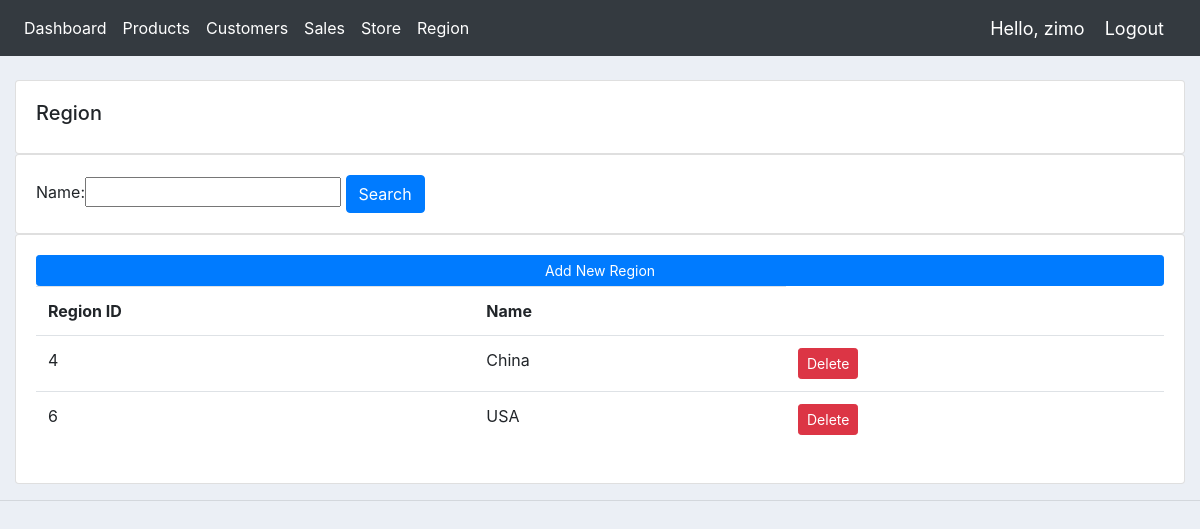
/regions/ (signed in), run on the app's committed database.
### accounts/models.py (models this page shows, shortened)
class Region(models.Model):
	name = models.CharField(max_length=200)

### accounts/decorators.py (the view)
		def wrapper_func(request, *args, **kwargs):
			group = None
			if request.user.groups.exists():
				group = request.user.groups.all()[0].name
			if group in allowed_roles:
				return view_func(request, *args, **kwargs)
			else:
				return render(request, "store/NotAuth.html")

### accounts/views.py (called while the page is built)
@login_required(login_url='login')
@allowed_users(allowed_roles=['admin'])
@admin_only
def region(request):
	regions = Region.objects.all()
	myFilter = RegionFilter(request.GET, queryset=regions)
	regions = myFilter.qs
	context = {'regions': regions, 'myFilter': myFilter}
	return render(request, 'accounts/regions.html', context)

### accounts/templates/accounts/regions.html
{%  extends 'accounts/main.html' %}
{% block content %}
		<br>
		<div class="row">
			<div class="col-md">
					<div class="card card-body">
						<h5>Region</h5>
					</div>
				<div class="card card-body">
					<form method="get">
						{{myFilter.form}}
						<button class="btn btn-primary" type="submit">Search</button>
					</form>
				</div>
				<div class="card card-body" >
					<a class="btn btn-primary  btn-sm btn-block" href="{% url 'create_region' %}">Add New Region</a>
					<table class="table" >
						<tr>
							<th>Region ID</th>
							<th>Name</th>
						</tr>
						{% for i in regions %}
							<tr>
								<td>{{i.id}}</td>
								<td>{{i.name}}</td>
								<td><a class="btn btn-sm btn-danger" href="{% url 'delete_region' i.id %}">Delete</a></td>
							</tr>
						{% endfor %}
					</table>
				</div>
			</div>
		</div>
{% endblock content %}

### accounts/templates/accounts/navbar.html (shortened to what this page needs)
{% load static %}
<nav class="navbar navbar-expand-lg navbar-dark bg-dark">
  <div class="collapse navbar-collapse" id="navbarNav">
    <ul class="navbar-nav">
      <li class="nav-item active">
        <a class="nav-link" href="{% url 'home' %}">Dashboard</a>
      </li>
      <li class="nav-item active">
        <a class="nav-link" href="{% url 'products' %}">Products</a>
      </li>
      <li class="nav-item active">
        <a class="nav-link" href="{% url 'users' %}">Customers</a>
      </li>
      <li class="nav-item active">
        <a class="nav-link" href="{% url 'sales' %}">Sales</a>
      </li>
      <li class="nav-item active">
        <a class="nav-link" href="{% url 'stores' %}">Store</a>
      </li>
      <li class="nav-item active">
        <a class="nav-link" href="{% url 'regions' %}">Region</a>
      </li>
    </ul>
  </div>
  <span class="hello-msg">Hello, {{request.user}}</span>
  <span ><a  class="hello-msg" href="{% url 'logout' %}">Logout</a></span>
</nav>

### static/css/main.css (style rules this page uses)
body { background-color: #ebeff5; }

### accounts/templates/accounts/navbar.html (style rules this page uses)
.hello-msg { font-size: 18px; color: #fff; margin-right: 20px; }

### data on the page
Region: id "4", name "China"
Region: id "6", name "USA"

### other printed values
{{ request.user }} "zimo"
